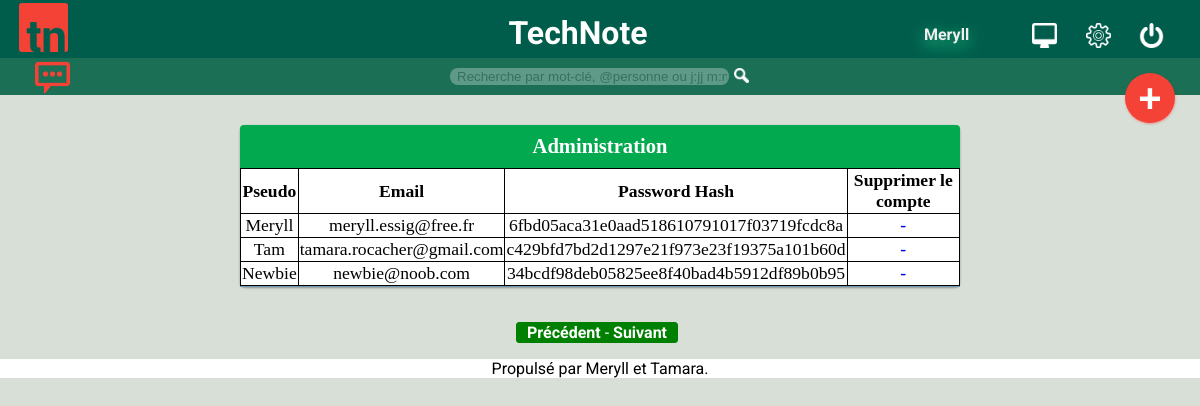
The page /admin/admin.php (signed in) on the database its author committed.
### tables this page shows
CREATE TABLE `Users` (
  `id` int(11) NOT NULL AUTO_INCREMENT,
  `email` varchar(40) NOT NULL,
  `password` varchar(50) NOT NULL,
  `pseudo` varchar(50) NOT NULL,
  `status` int(11) NOT NULL,
  PRIMARY KEY (`id`)
);

### admin/admin.php (the view, shortened to what this page needs)
<!DOCTYPE html>
<html lang="fr">
<head>
  <link rel="stylesheet" href="../css/style.css" />
</head>
<body>
<?php include("../template/header.php"); ?>
<?php include("../template/menu.php"); ?>
<?php include("../template/bdd.php"); ?>
<div id="fenetre">
  <?php
  $page = $_GET['page'];
  $limite = 5;
  $debut = ($page) * $limite;
  $requeteUser = $bdd->prepare('SELECT * FROM Users LIMIT :limite OFFSET :debut;');
  $requeteUser->bindValue('limite', $limite, PDO::PARAM_INT);
  $requeteUser->bindValue('debut', $debut, PDO::PARAM_INT);
  $requeteUser->execute();
  ?>
  <section class="note">
    <h3>Administration</h3>
    <article>
      <table>
        <tr>
          <th>Pseudo</th>
          <th>Email</th>
          <th>Password Hash</th>
          <th>Supprimer le compte</th>
        </tr>
  <?php
  while($data = $requeteUser->fetch()) {
    ?>
          <tr>
            <td>
              <?php echo $data['pseudo']; ?>
            </td>
            <td>
              <?php echo $data['email']; ?>
            </td>
            <td>
              <?php echo $data['password']; ?>
            </td>
            <td>
              <a class="delete" href="delete.php?id=<?php
              echo $data['id']; ?>">-</a>
            </td>
          </tr>
  <?php
  }
  ?>
  </table>
  </article>
  </section>
  <p class="precsuiv"><a href="?page=<?php echo $page - 1; ?>">Précédent</a>
  -
<a href="?page=<?php echo $page + 1; ?>">Suivant</a></p>
</div>
<?php include("template/footer.php"); ?>
</body>
</html>

### css/style.css (style rules this page uses)
.note, .question { font-family: 'Titillium Web'; font-size: 1.1em; }
body { background-color: #D7DFD7; margin: 0px; padding-bottom: 0px; padding-top: 0px; }
table { border: 1px solid black; border-collapse: collapse; }
.delete { text-decoration: none; font-weight: bolder; }
td,th { border-right: 1px solid black; border-bottom: 1px solid black; text-align: center; }
#fenetre { background-color: #D7DFD7; margin: 0px; padding: 20px 0px 0px 0px; }
article { border-bottom: 1px solid rgb(110,150,175); }
.note { width:60%; background-color: white; border-radius: 5px; box-shadow: 0px 1px 3px rgba(0, 0, 0, 0.12), 0 1px 2px rgba(0, 0, 0, 0.24); margin-left: 20%; margin-right: 10%; margin-top: 10px; margin-bottom: 35px; transition: box-shadow 0.2s ease-in-out; }
h3 { display: block; margin: 0; background-color: #02a94f; color: white; text-align:center; padding: 10px; border-radius: 4px 4px 0 0; }
.precsuiv { display: block; color:white; margin-left:43%; border: 1px solid green; background-color: green; border-radius: 3px; padding-left: 10px; width:150px; }
.precsuiv a { color: inherit; text-decoration: none; font-weight: bold; }
body { font-family: 'Roboto', sans-serif; }

### rows shown on the page
users: pseudo "Meryll", email "meryll.essig@free.fr", password "6fbd05aca31e0aad518610791017f03719fcdc8a"
users: pseudo "Tam", email "tamara.rocacher@gmail.com", password "c429bfd7bd2d1297e21f973e23f19375a101b60d"
users: pseudo "Newbie", email "newbie@noob.com", password "34bcdf98deb05825ee8f40bad4b5912df89b0b95"

### other values the page prints
$_SESSION['pseudo'] "Meryll"
